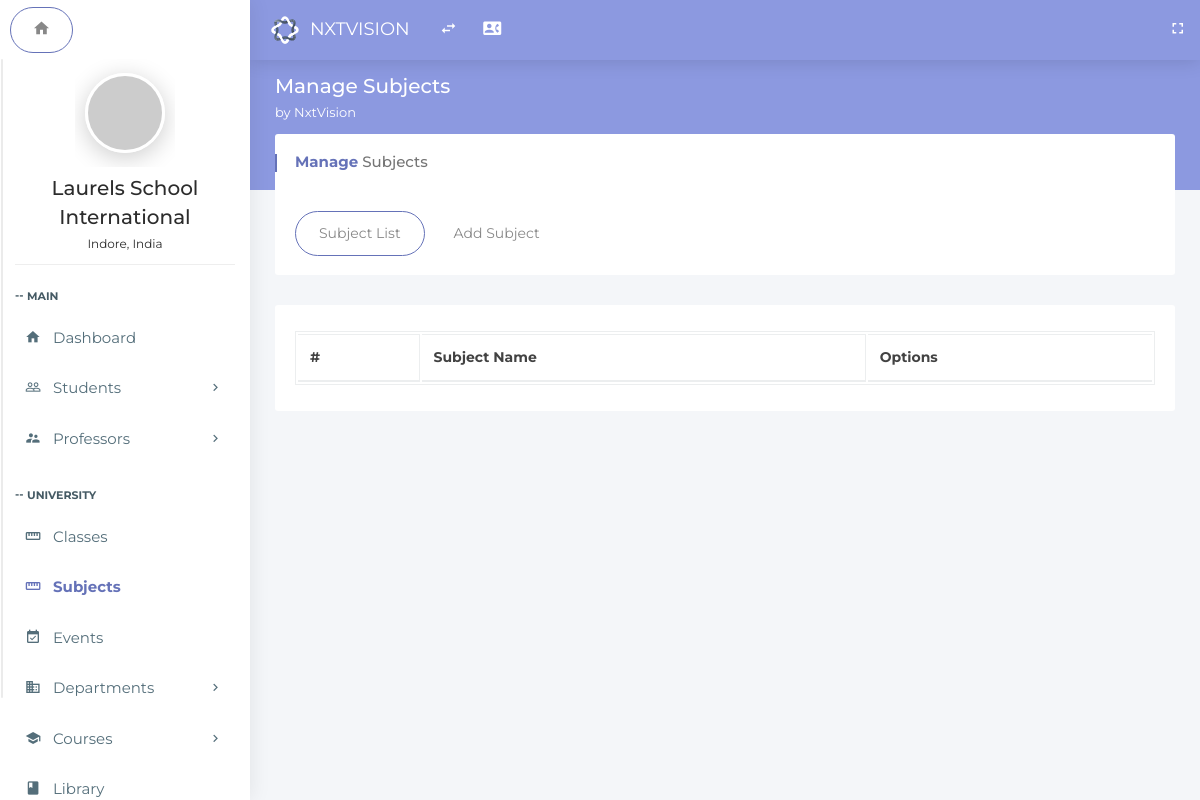
Before: /index.php/subject with the older database file.
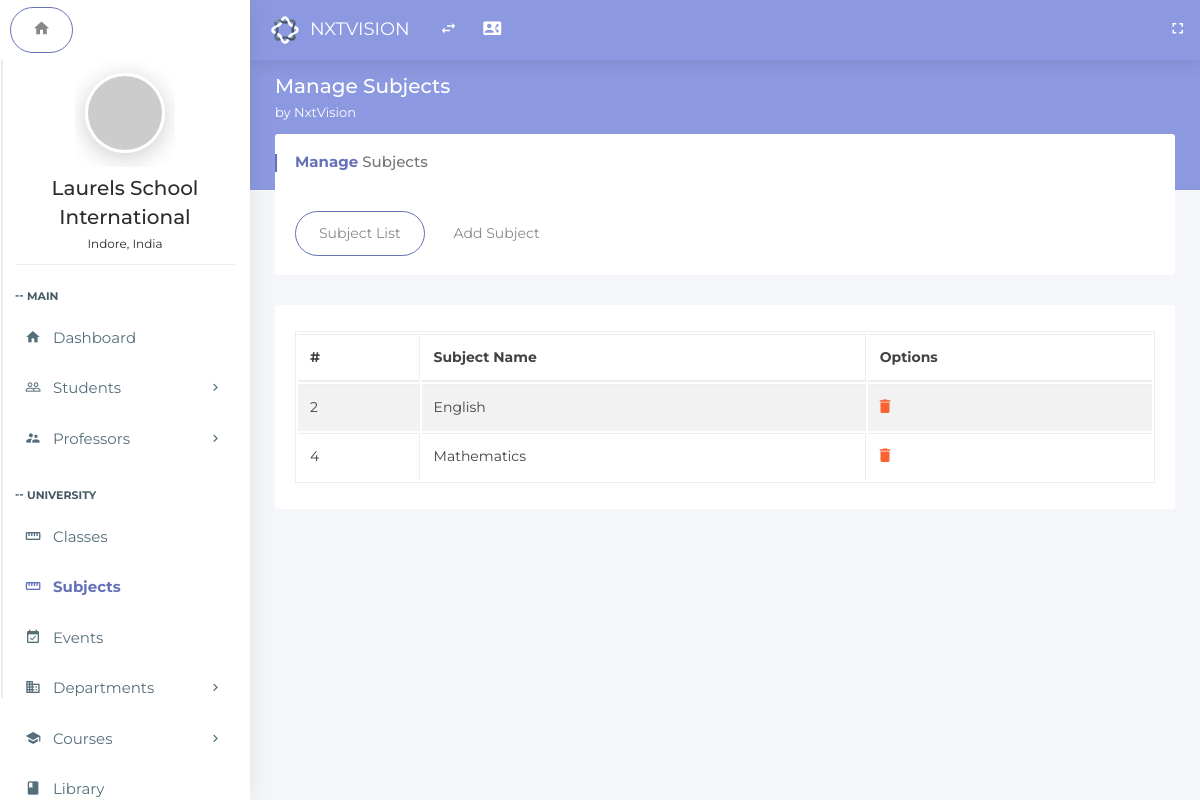
After: the same page with the newer database file.
### tables this page shows
CREATE TABLE `subject_list` (
  `id` int(11) NOT NULL,
  `subject` text NOT NULL
);

### application/controllers/Subject.php (called while the page is built, shortened)
<?php
class Subject extends MY_Controller
{
    public function index()
    {
        $this->load->model('Subject_model', '_subject');
        $data['result'] = $this->_subject->getAllSubjects();
        $this->load->view('subjects', $data);
    }
}

### index.php (called while the page is built, shortened)
<?php
require_once BASEPATH.'core/CodeIgniter.php';

### application/models/Subject_model.php (called while the page is built, shortened)
<?php
class Subject_model extends CI_Model
{
    public function getAllSubjects()
    {
        $query = $this->db->get('subject_list');
        return $query;
    }
}

### application/views/subjects.php (the view, shortened to what this page needs)
<!doctype html>
<html class="no-js " lang="en">
<head>
<link rel="stylesheet" href="assets/plugins/bootstrap/css/bootstrap.min.css">
<link rel="stylesheet" href="assets/plugins/jquery-datatable/dataTables.bootstrap4.min.css">
<link rel="stylesheet" href="assets/css/main.css">
<link rel="stylesheet" href="assets/css/color_skins.css">
<link rel="stylesheet" href="assets/plugins/sweetalert/sweetalert.css"/>
</head>
<body class="<?php echo $theme;?>">
<nav class="navbar p-l-5 p-r-5">
    <ul class="nav navbar-nav navbar-left">
        <li>
            <div class="navbar-header">
                <a class="navbar-brand" href="<?php echo site_url('dashboard');?>"><img src="assets/images/logo.svg" width="30" alt="Oreo"><span class="m-l-10"><?php echo $company_name;?></span></a>
            </div>
        </li>
        <li><a href="javascript:void(0);" class="ls-toggle-btn" data-close="true"><i class="zmdi zmdi-swap"></i></a></li>
         <li><a href="contact.html" title="Contact List"><i class="zmdi zmdi-account-box-phone"></i></a></li>
        <li class="float-right">
            <a href="javascript:void(0);" class="fullscreen hidden-sm-down" data-provide="fullscreen" data-close="true"><i class="zmdi zmdi-fullscreen"></i></a>
        </li>
    </ul>
</nav>
<?php include "leftside.php";?>
<section class="content">
    <div class="block-header">
        <div class="row">
            <div class="col-lg-7 col-md-6 col-sm-12">
                <h2>Manage Subjects
                <small><?php echo $welcome_string;?></small>
                </h2>
            </div>
        </div>
    </div>
    <div class="container-fluid">
        <div class="row clearfix">
            <div class="col-lg-12">
                <div class="card">
                    <div class="header">
                        <h2><strong>Manage</strong> Subjects</h2>
                    </div>
                    <div class="body">
                        <ul class="nav nav-tabs padding-0">
                            <li class="nav-item"><a class="nav-link active" data-toggle="tab" href="#sublist">Subject List</a></li>
                            <li class="nav-item"><a class="nav-link" data-toggle="tab" href="#addsub">Add Subject</a></li>
                        </ul>
                    </div>
                </div>
                <div class="tab-content">
                    <div class="tab-pane active" id="sublist">
                        <div class="card">
                            <div class="body">
                                <div class="table-responsive">
                                    <table class="table table-bordered table-striped table-hover js-basic-example dataTable">
                                        <thead>
                                            <tr>
                                                <th>#</th>
                                                <th>Subject Name</th>
                                                <th>Options</th>
                                            </tr>
                                        </thead>
                                        <tbody>
                                            <?php
                      foreach ($result->result() as $row) {
                          ?>
                                            <tr>
                                                <td><?php echo $row->id; ?></td>
                                                <td><?php echo $row->subject; ?></td>
                                                <td>
                                                    <a href="javascript:showConfirmMessage('<?php echo $row->id; ?>','<?php echo $row->subject; ?>');"><i class="zmdi zmdi-delete"></i>
                                                    </a>
                                                </td>
                                            </tr>
                      <?php
                      } ?>
                                        </tbody>
                                    </table>
                                </div>
                            </div>
                        </div>
                    </div>
                </div>
            </div>
        </div>
    </div>
</section>
</body>
</html>

### application/views/LeftSide.php (shortened to what this page needs)
<aside id="leftsidebar" class="sidebar">
    <ul class="nav nav-tabs">
        <li class="nav-item"><a class="nav-link active" data-toggle="tab" href="#dashboard"><i class="zmdi zmdi-home"></i></a></li>
    </ul>
    <div class="tab-content">
        <div class="tab-pane stretchRight active" id="dashboard">
            <div class="menu">
                <ul class="list">
                    <li>
                        <div class="user-info">
                            <div class="image"><a href="profile.html"><img src="http://via.placeholder.com/80x80" alt="User"></a></div>
                            <div class="detail">
                                <h4><?php echo $schoolname;?></h4>
                                <small><?php echo $schoollocation;?></small>
                            </div>
                        </div>
                    </li>
                    <li class="header">MAIN</li>
                    <li <?php if( strcmp(basename($_SERVER['PHP_SELF']) ,'dashboard') ==0 )
                            echo 'class="active open"'; ?>  >
                        <a href="<?php echo site_url('dashboard') ?>"><i class="zmdi zmdi-home"></i><span>Dashboard</span></a>
                    </li>
                    <li <?php if( strcmp(basename($_SERVER['PHP_SELF']) ,'all_students') ==0 || strcmp(basename($_SERVER['PHP_SELF']) ,'add_students') ==0 || strcmp($this->uri->segment(1),'profile') == 0)
                        echo 'class="active open"'; ?> >
                        <a href="javascript:void(0);" class="menu-toggle"><i class="zmdi zmdi-accounts-outline"></i><span>Students</span> </a>
                    </li>
                    <li <?php if( strcmp(basename($_SERVER['PHP_SELF']) ,'all_professor') ==0 || strcmp(basename($_SERVER['PHP_SELF']) ,'add_professor') ==0)
                        echo 'class="active open"'; ?> >
                        <a href="javascript:void(0);" class="menu-toggle"><i class="zmdi zmdi-accounts-alt"></i><span>Professors</span> </a>
                    </li>
                    <li class="header">UNIVERSITY</li>
                    <li <?php if( strcmp(basename($_SERVER['PHP_SELF']) ,'classes') ==0 )
                            echo 'class="active open"'; ?>  >
                        <a href="<?php echo site_url('classes') ?>"><i class="zmdi zmdi-ruler"></i><span>Classes</span></a>
                    </li>
                    <li <?php if( strcmp(basename($_SERVER['PHP_SELF']) ,'subject') ==0 )
                            echo 'class="active open"'; ?>  >
                        <a href="<?php echo site_url('subject') ?>"><i class="zmdi zmdi-ruler"></i><span>Subjects</span></a>
                    </li>
                    <li <?php if( strcmp(basename($_SERVER['PHP_SELF']) ,'event') ==0)
                        echo 'class="active"'; ?>>
                        <a href="<?php echo site_url('Events/event');?>"><i class="zmdi zmdi-calendar-check"></i><span>Events</span> </a>
                    </li>
                    <li <?php if( strcmp(basename($_SERVER['PHP_SELF']) ,'Departments') ==0 || strcmp(basename($_SERVER['PHP_SELF']) ,'add_department') ==0 )
                        echo 'class="active open"'; ?> >
                        <a href="javascript:void(0);" class="menu-toggle"><i class="zmdi zmdi-city-alt"></i><span>Departments</span> </a>
                    </li>
                    <li <?php if( strcmp(basename($_SERVER['PHP_SELF']) ,'courses') ==0 || strcmp(basename($_SERVER['PHP_SELF']) ,'add_courses') ==0 || strcmp(basename($_SERVER['PHP_SELF']),'courses_info') ==0 )
                        echo 'class="active open"'; ?> >
                        <a href="javascript:void(0);" class="menu-toggle"><i class="zmdi zmdi-graduation-cap"></i><span>Courses</span> </a>
                    </li>
                    <li <?php if( strcmp(basename($_SERVER['PHP_SELF']),'Library') ==0 )
                        echo 'class="active"'; ?>>
                        <a href="<?php echo site_url('Library/Lib');?>"><i class="zmdi zmdi-book"></i><span>Library</span> </a>
                    </li>
                </ul>
            </div>
        </div>
    </div>
</aside>

### assets/css/color_skins.css (style rules this page uses)
.theme-purple .block-header h2 { color: #fff }
.theme-purple .block-header h2 small { color: #fff }
.theme-purple section.content:before { background-color: #8c99e0 }
.theme-purple .navbar, .theme-purple .page-loader-wrapper { background: #8c99e0 }
.theme-purple .sidebar .menu .list li.active { background-color: transparent }
.theme-purple .sidebar .menu .list li.active>:first-child i, .theme-purple .sidebar .menu .list li.active>:first-child span { color: #6572b8 }
.theme-purple .nav-tabs .nav-link.active { border: 1px solid #6572b8 !important }
.theme-purple .card .header h2:before { background: #6572b8 }
.theme-purple .card .header h2 strong { color: #6572b8 }

Changed rows visible on the page:
added subject_list: id "2", subject "English"
added subject_list: id "4", subject "Mathematics"
